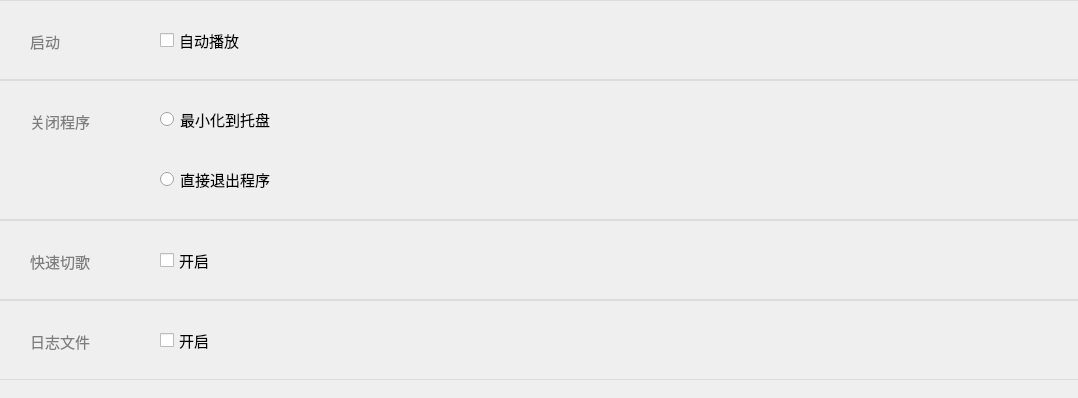
      <widget class="QWidget" name="scrollArea_settings_WidgetContents">
       <property name="geometry">
        <rect>
         <x>0</x>
         <y>0</y>
         <width>1078</width>
         <height>398</height>
        </rect>
       </property>
       <property name="minimumSize">
        <size>
         <width>0</width>
         <height>380</height>
        </size>
       </property>
       <layout class="QVBoxLayout" name="verticalLayout">
        <property name="spacing">
         <number>0</number>
        </property>
        <property name="leftMargin">
         <number>0</number>
        </property>
        <property name="topMargin">
         <number>0</number>
        </property>
        <property name="rightMargin">
         <number>0</number>
        </property>
        <property name="bottomMargin">
         <number>0</number>
        </property>
        <item>
         <widget class="QGroupBox" name="groupBox_settings_autoplay">
          <property name="minimumSize">
           <size>
            <width>0</width>
            <height>80</height>
           </size>
          </property>
          <property name="maximumSize">
           <size>
            <width>16777215</width>
            <height>80</height>
           </size>
          </property>
          <property name="styleSheet">
           <string notr="true">#groupBox_settings_autoplay{
    border-top:1px solid rgb(220,220,220);
    border-bottom:1px solid rgb(220,220,220);
}</string>
          </property>
          <property name="title">
           <string/>
          </property>
          <widget class="QCheckBox" name="checkBox_isAutoPlay">
           <property name="geometry">
            <rect>
             <x>160</x>
             <y>30</y>
             <width>121</width>
             <height>20</height>
            </rect>
           </property>
           <property name="font">
            <font>
             <pointsize>11</pointsize>
            </font>
           </property>
           <property name="text">
            <string>自动播放</string>
           </property>
          </widget>
          <widget class="QLabel" name="label_settings_autoplay">
           <property name="geometry">
            <rect>
             <x>30</x>
             <y>30</y>
             <width>72</width>
             <height>20</height>
            </rect>
           </property>
           <property name="font">
            <font>
             <pointsize>11</pointsize>
            </font>
           </property>
           <property name="text">
            <string>&lt;html&gt;&lt;head/&gt;&lt;body&gt;&lt;p&gt;&lt;span style=&quot; color:#7e7e7e;&quot;&gt;启动&lt;/span&gt;&lt;/p&gt;&lt;/body&gt;&lt;/html&gt;</string>
           </property>
          </widget>
         </widget>
        </item>
        <item>
         <widget class="QGroupBox" name="groupBox_settings_tray">
          <property name="minimumSize">
           <size>
            <width>0</width>
            <height>140</height>
           </size>
          </property>
          <property name="maximumSize">
           <size>
            <width>16777215</width>
            <height>140</height>
           </size>
          </property>
          <property name="styleSheet">
           <string notr="true">#groupBox_settings_tray{
    border-top:1px solid rgb(220,220,220);
    border-bottom:1px solid rgb(220,220,220);
}</string>
          </property>
          <property name="title">
           <string/>
          </property>
          <widget class="QRadioButton" name="radioButton_settings_tray_1">
           <property name="geometry">
            <rect>
             <x>160</x>
             <y>30</y>
             <width>141</width>
             <height>19</height>
            </rect>
           </property>
           <property name="font">
            <font>
             <pointsize>11</pointsize>
            </font>
           </property>
           <property name="text">
            <string>最小化到托盘</string>
           </property>
          </widget>
          <widget class="QRadioButton" name="radioButton_settings_tray_0">
           <property name="geometry">
            <rect>
             <x>160</x>
             <y>90</y>
             <width>141</width>
             <height>19</height>
            </rect>
           </property>
           <property name="font">
            <font>
             <pointsize>11</pointsize>
            </font>
           </property>
           <property name="text">
            <string>直接退出程序</string>
           </property>
          </widget>
          <widget class="QLabel" name="label__settings_tray">
           <property name="geometry">
            <rect>
             <x>30</x>
             <y>30</y>
             <width>80</width>
             <height>20</height>
            </rect>
           </property>
           <property name="font">
            <font>
             <pointsize>11</pointsize>
            </font>
           </property>
           <property name="text">
            <string>&lt;html&gt;&lt;head/&gt;&lt;body&gt;&lt;p&gt;&lt;span style=&quot; color:#7e7e7e;&quot;&gt;关闭程序&lt;/span&gt;&lt;/p&gt;&lt;/body&gt;&lt;/html&gt;</string>
           </property>
          </widget>
         </widget>
        </item>
        <item>
         <widget class="QGroupBox" name="groupBox_settings_quickselect">
          <property name="minimumSize">
           <size>
            <width>0</width>
            <height>80</height>
           </size>
          </property>
          <property name="maximumSize">
           <size>
            <width>16777215</width>
            <height>80</height>
           </size>
          </property>
          <property name="styleSheet">
           <string notr="true">#groupBox_settings_quickselect{
    border-top:1px solid rgb(220,220,220);
    border-bottom:1px solid rgb(220,220,220);
}</string>
          </property>
          <property name="title">
           <string/>
          </property>
          <widget class="QCheckBox" name="checkBox_quickselect">
           <property name="geometry">
            <rect>
             <x>160</x>
             <y>30</y>
             <width>121</width>
             <height>20</height>
            </rect>
           </property>
           <property name="font">
            <font>
             <pointsize>11</pointsize>
            </font>
           </property>
           <property name="text">
            <string>开启</string>
           </property>
          </widget>
          <widget class="QLabel" name="label_settings_quickselect">
           <property name="geometry">
            <rect>
             <x>30</x>
             <y>30</y>
             <width>72</width>
             <height>20</height>
            </rect>
           </property>
           <property name="font">
            <font>
             <pointsize>11</pointsize>
            </font>
           </property>
           <property name="text">
            <string>&lt;html&gt;&lt;head/&gt;&lt;body&gt;&lt;p&gt;&lt;span style=&quot; color:#7e7e7e;&quot;&gt;快速切歌&lt;/span&gt;&lt;/p&gt;&lt;/body&gt;&lt;/html&gt;</string>
           </property>
          </widget>
         </widget>
        </item>
        <item>
         <widget class="QGroupBox" name="groupBox_settings_log">
          <property name="minimumSize">
           <size>
            <width>0</width>
            <height>80</height>
           </size>
          </property>
          <property name="maximumSize">
           <size>
            <width>16777215</width>
            <height>80</height>
           </size>
          </property>
          <property name="styleSheet">
           <string notr="true">#groupBox_settings_log{
    border-top:1px solid rgb(220,220,220);
    border-bottom:1px solid rgb(220,220,220);
}</string>
          </property>
          <property name="title">
           <string/>
          </property>
          <widget class="QCheckBox" name="checkBox_log">
           <property name="geometry">
            <rect>
             <x>160</x>
             <y>30</y>
             <width>121</width>
             <height>20</height>
            </rect>
           </property>
           <property name="font">
            <font>
             <pointsize>11</pointsize>
            </font>
           </property>
           <property name="text">
            <string>开启</string>
           </property>
          </widget>
          <widget class="QLabel" name="label_settings_log">
           <property name="geometry">
            <rect>
             <x>30</x>
             <y>30</y>
             <width>72</width>
             <height>20</height>
            </rect>
           </property>
           <property name="font">
            <font>
             <pointsize>11</pointsize>
            </font>
           </property>
           <property name="text">
            <string>&lt;html&gt;&lt;head/&gt;&lt;body&gt;&lt;p&gt;&lt;span style=&quot; color:#7e7e7e;&quot;&gt;日志文件&lt;/span&gt;&lt;/p&gt;&lt;/body&gt;&lt;/html&gt;</string>
           </property>
          </widget>
         </widget>
        </item>
        <item>
         <spacer name="verticalSpacer">
          <property name="orientation">
           <enum>Qt::Vertical</enum>
          </property>
          <property name="sizeHint" stdset="0">
           <size>
            <width>20</width>
            <height>40</height>
           </size>
          </property>
         </spacer>
        </item>
       </layout>
      </widget>
